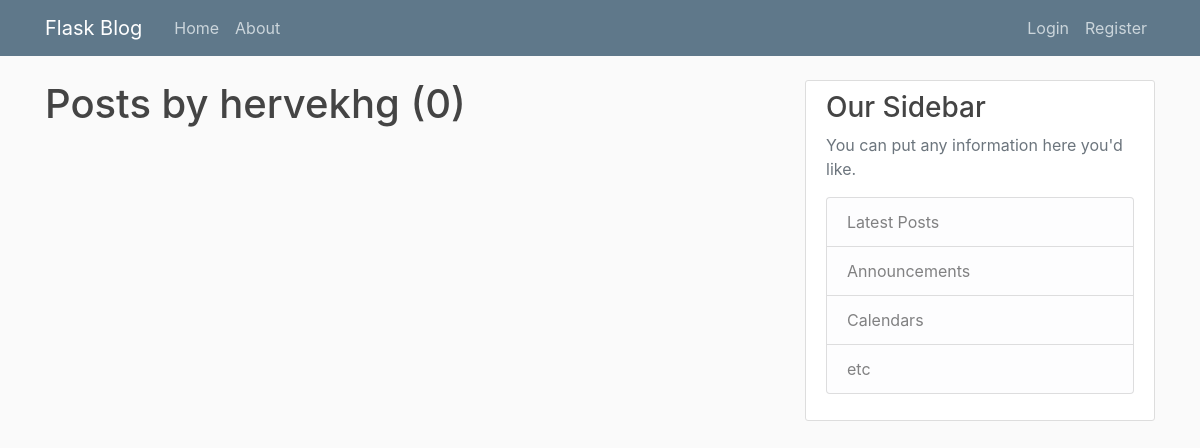
The page /user/hervekhg on the database as committed earlier.
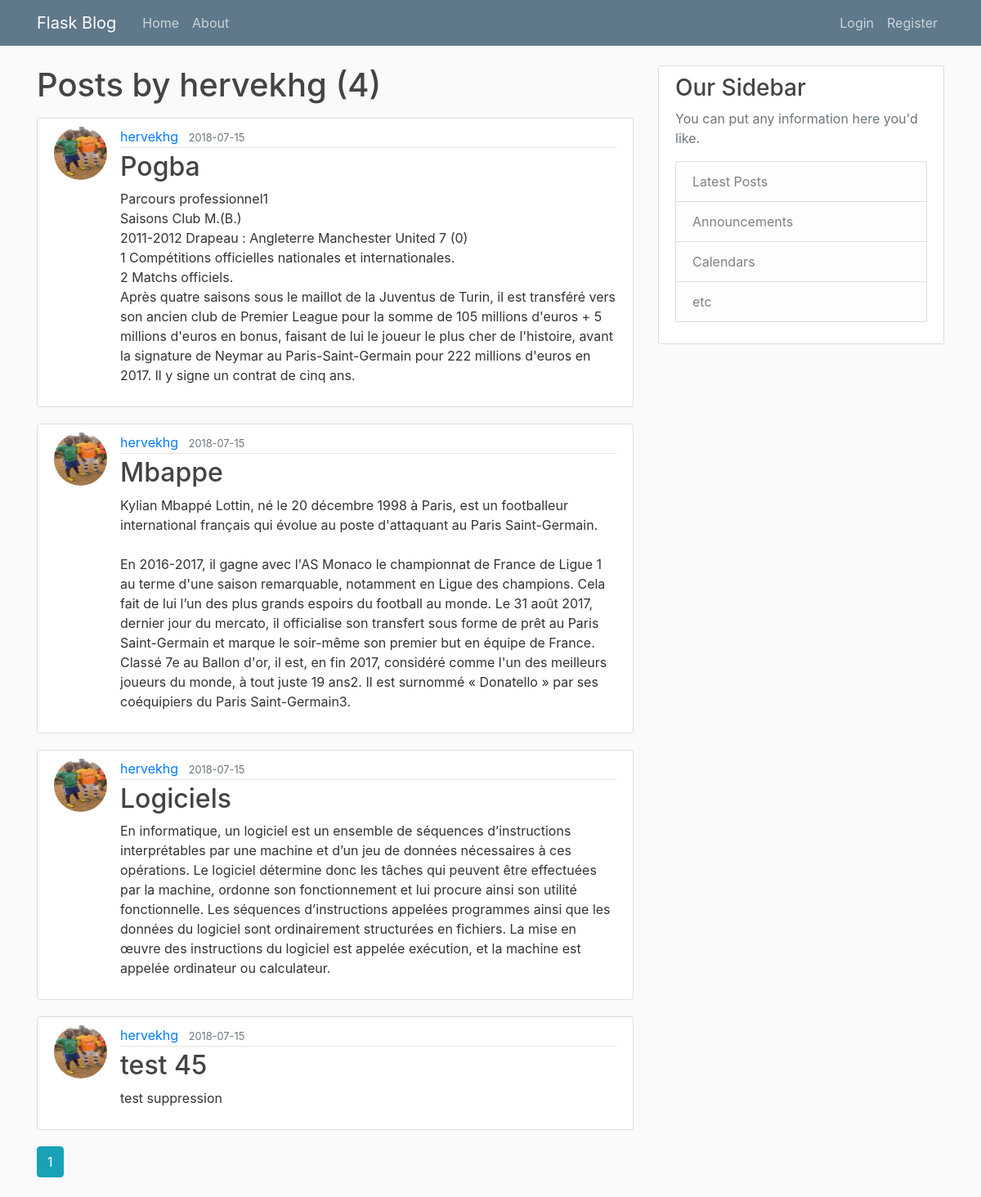
The same page on the database as committed later.
### flaskblog/models.py (models this page shows, shortened)
class Post(db.Model):
	id = db.Column(db.Integer,primary_key=True)
	title = db.Column(db.String(100), unique=True, nullable=False)
	date_posted = db.Column(db.DateTime(),nullable=False, default=datetime.now)
	content = db.Column(db.Text(1000), nullable=False)
	user_id = db.Column(db.Integer, db.ForeignKey('user.id'), nullable=False)

class User(db.Model, UserMixin):
	id = db.Column(db.Integer, primary_key=True)
	username = db.Column(db.String(20), unique=True, nullable=False)
	email = db.Column(db.String(120), unique=True, nullable=False)
	image_file = db.Column(db.String(20),nullable=False,default='default.jpg')
	password = db.Column(db.String(60),nullable=False)
	posts = db.relationship('Post', backref='author', lazy=True)

### flaskblog/users/routes.py (the view)
@users.route("/user/<string:username>")
def user_posts(username):
    page = request.args.get('page', 1, type=int)
    user = User.query.filter_by(username=username).first_or_404()
    posts = Post.query.filter_by(author=user)\
        .order_by(Post.date_posted.desc())\
        .paginate(page=page, per_page=5)
    return render_template('user_posts.html', posts=posts, user=user)

### flaskblog/templates/user_posts.html
{% extends "layout.html" %}
{% block content %}
    <h1 class="mb-3">Posts by {{ user.username }} ({{ posts.total }})</h1>
    {% for post in posts.items %}
        <article class="media content-section">
          <img class="rounded-circle article-img" src="{{ url_for('static', filename='profile_pics/' + post.author.image_file) }}">
          <div class="media-body">
            <div class="article-metadata">
              <a class="mr-2" href="{{ url_for('users.user_posts', username=post.author.username) }}">{{ post.author.username }}</a>
              <small class="text-muted">{{ post.date_posted.strftime('%Y-%m-%d') }}</small>
            </div>
            <h2><a class="article-title" href="{{ url_for('posts.post', post_id=post.id) }}">{{ post.title }}</a></h2>
            <p class="article-content">{{ post.content }}</p>
          </div>
        </article>
    {% endfor %}
    {% for page_num in posts.iter_pages(left_edge=1, right_edge=1, left_current=1, right_current=2) %}
      {% if page_num %}
        {% if posts.page == page_num %}
          <a class="btn btn-info mb-4" href="{{ url_for('users.user_posts', username=user.username, page=page_num) }}">{{ page_num }}</a>
        {% else %}
          <a class="btn btn-outline-info mb-4" href="{{ url_for('users.user_posts', username=user.username, page=page_num) }}">{{ page_num }}</a>
        {% endif %}
      {% else %}
        ...
      {% endif %}
    {% endfor %}
{% endblock content %}

Rows that differ between the two databases and show on the page:
added Post: image_file (picture), author.username "hervekhg", date_posted "2018-07-15", title "Pogba", content "Parcours professionnel1 Saisons Club M.(B.) 2011-2012 Drapeau : Angleterre Manchester United 7 (0) 1 Compétitions officielles nationales et internationales. 2 Matchs officiels. Après quatre saisons sous le maillot de la Juventus de Turin, il est transféré vers son ancien club de Premier League pour la somme de 105 millions d'euros + 5 millions d'euros en bonus, faisant de lui le joueur le plus cher de l'histoire, avant la signature de Neymar au Paris-Saint-Germain pour 222 millions d'euros en 2017. Il y signe un contrat de cinq ans."
added Post: image_file (picture), author.username "hervekhg", date_posted "2018-07-15", title "Mbappe", content "Kylian Mbappé Lottin, né le 20 décembre 1998 à Paris, est un footballeur international français qui évolue au poste d'attaquant au Paris Saint-Germain. En 2016-2017, il gagne avec l'AS Monaco le championnat de France de Ligue 1 au terme d'une saison remarquable, notamment en Ligue des champions. Cela fait de lui l’un des plus grands espoirs du football au monde. Le 31 août 2017, dernier jour du mercato, il officialise son transfert sous forme de prêt au Paris Saint-Germain et marque le soir-même son premier but en équipe de France. Classé 7e au Ballon d'or, il est, en fin 2017, considéré comme l'un des meilleurs joueurs du monde, à tout juste 19 ans2. Il est surnommé « Donatello » par ses…"
added Post: image_file (picture), author.username "hervekhg", date_posted "2018-07-15", title "Logiciels", content "En informatique, un logiciel est un ensemble de séquences d’instructions interprétables par une machine et d’un jeu de données nécessaires à ces opérations. Le logiciel détermine donc les tâches qui peuvent être effectuées par la machine, ordonne son fonctionnement et lui procure ainsi son utilité fonctionnelle. Les séquences d’instructions appelées programmes ainsi que les données du logiciel sont ordinairement structurées en fichiers. La mise en œuvre des instructions du logiciel est appelée exécution, et la machine est appelée ordinateur ou calculateur."
added Post: image_file (picture), author.username "hervekhg", date_posted "2018-07-15", title "test 45", content "test suppression"
Other text that changed with them:
{{ posts.total }}: "0" → "4"
new list line: "1"
